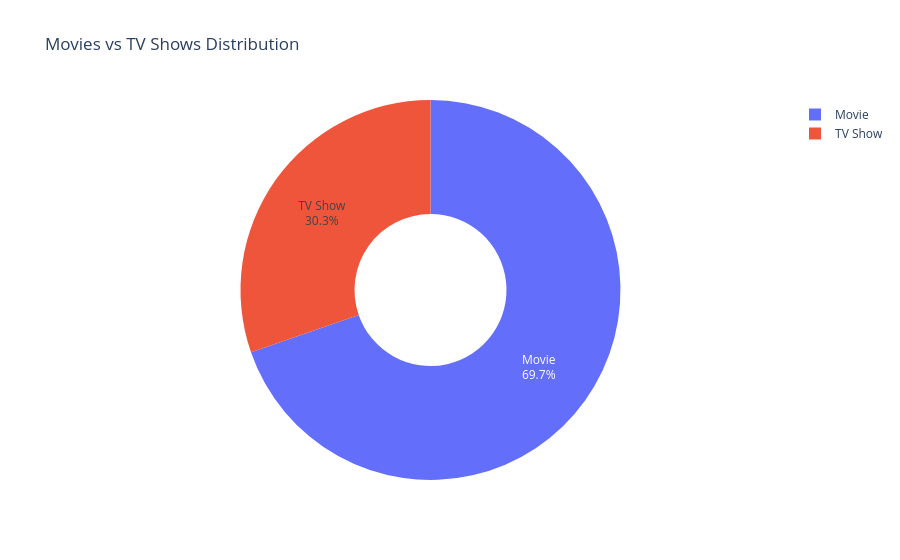

The code cell stored with this chart in its notebook:
### Code cell
# ==========================================================
# Cell 26: Content Type Analysis
# ==========================================================

type_analysis = (
    df["type"]
    .value_counts()
    .reset_index()
)

type_analysis.columns = [
    "Content Type",
    "Count"
]


fig = px.pie(
    type_analysis,
    names="Content Type",
    values="Count",
    hole=0.4,
    title="Movies vs TV Shows Distribution"
)


fig.update_traces(
    textinfo="percent+label"
)


fig.show()

### Figure 1 — Plotly figure (JSON) as saved in the notebook; plotly's stock layout.template omitted (floating-point values rounded to 4 significant figures)
{"data": [{"domain": {"x": [0, 1], "y": [0, 1]}, "hole": 0.4, "hovertemplate": "Content Type=%{label}<br>Count=%{value}<extra></extra>", "labels": ["Movie", "TV Show"], "legendgroup": "", "name": "", "showlegend": true, "textinfo": "percent+label", "type": "pie", "values": [6126, 2664]}], "layout": {"legend": {"tracegroupgap": 0}, "title": {"text": "Movies vs TV Shows Distribution"}}}
